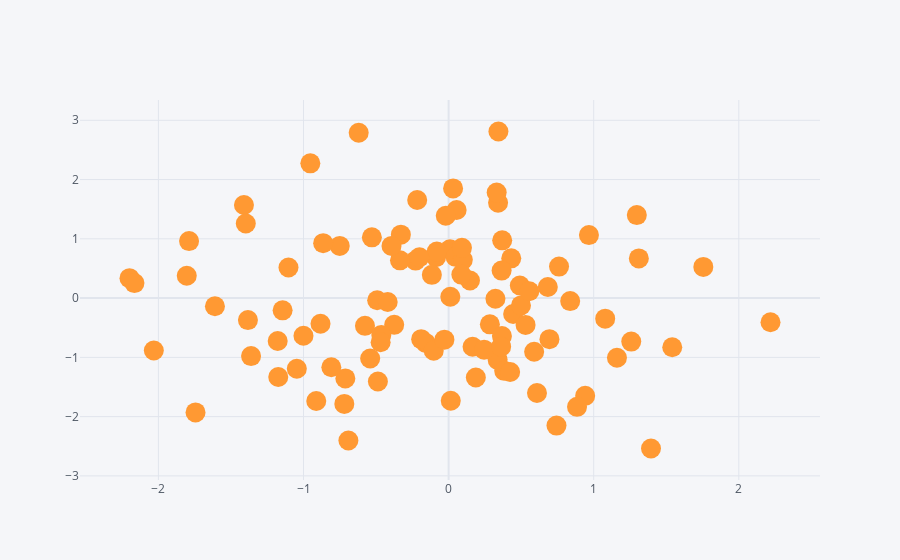

Notebook cell for this chart:
### Markdown cell above
### mode='markers'

### Code cell
df.iplot(kind='scatter', x='A', y='B', mode='markers', size=20)
